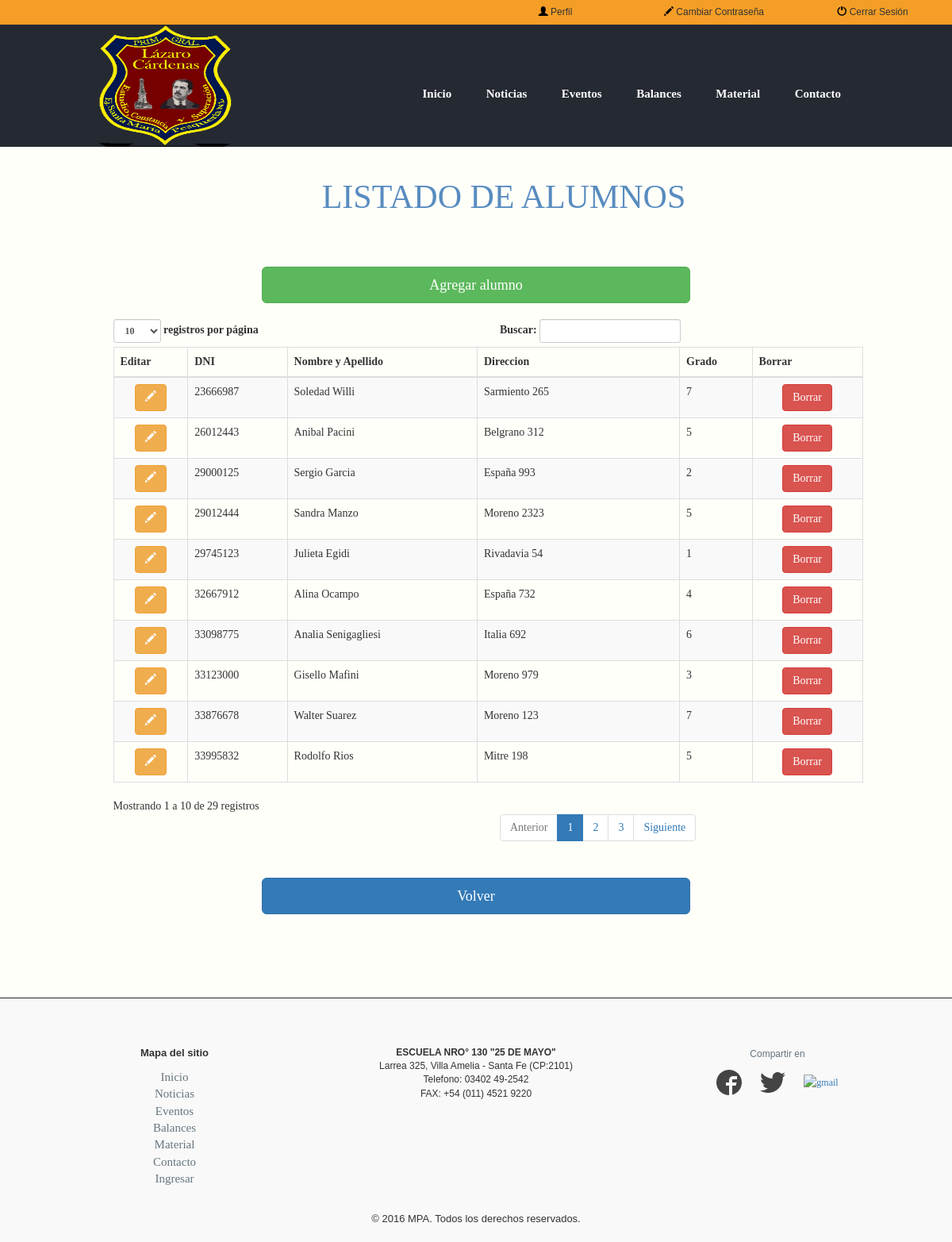
Screenshot of /abmalumnos.php (signed in) with the database file from the repository.
### tables this page shows
CREATE TABLE IF NOT EXISTS `alumno` (
  `DNI_Alumno` int(11) NOT NULL,
  `NombreApellido` varchar(45) DEFAULT NULL,
  `Direccion` varchar(45) DEFAULT NULL,
  `Grado_Nro_grado` int(11) NOT NULL,
  PRIMARY KEY (`DNI_Alumno`),
  KEY `fk_Alumno_Grado1_idx` (`Grado_Nro_grado`)
);

### abmalumnos.php (the view, shortened to what this page needs)
<!DOCTYPE html>
<html lang="es">
<head>
	<link rel="stylesheet" href="css/bootstrap.min.css">
	<link rel="stylesheet" type="text/css" href="estilo.css">
</head>
<header>
  <?php
    include("zheader.php");
   ?>
</header>
<body>
<div class="container">
<div class="container">
  <div class="col-lg-12" style="text-align:center; margin:20px 20px;">
    <h3>Listado de alumnos</h3>
  </div>
</div>
<div class="col-lg-6 col-lg-offset-3" style="margin-top: 20px; margin-bottom: 20px;">
    <button class="btn btn-success btn-lg btn-block" onclick="nueva()">Agregar alumno</botton>
</div>
<div class="container">
      <br /><br />
            <div class="row">
                <div class="col-lg-10 col-lg-offset-1">
                             <table class="table table-striped table-bordered table-hover" id="dataTables-addControls">
                                    <thead>
                                        <tr>
                                          <th>Editar</th>
                                            <th>DNI</th>
                                            <th>Nombre y Apellido</th>
                                            <th>Direccion</th>
                                            <th>Grado</th>
                                            <th>Borrar</th>
                                        </tr>
                                    </thead>
                                    <tbody>
<?php
$sql = "SELECT *
        FROM alumno
       ";
$rs = mysqli_query($db, $sql);
if ( $rs ) {
  while ($r = mysqli_fetch_array($rs) ) {
?>
                                        <tr>
                                            <td class="sorting_1" style="text-align: center;">
                                            <button type="button" class="btn btn-warning"  onClick="editar(<?php echo $r["DNI_Alumno"] ?>)">
                                            <span class="glyphicon glyphicon-pencil" aria-hidden="true" style="color: #fff;">
                                            </button>
                                            </td>
                                            <td><?php  echo $r["DNI_Alumno"]; ?></td>
                                            <td><?php  echo $r["NombreApellido"]; ?></td>
                                            <td><?php  echo $r["Direccion"]; ?></td>
                                            <td><?php  echo $r["Grado_Nro_grado"]; ?></td>
                                            <td class="sorting_1" style="text-align: center;">
                                              <button type="button" class="btn btn-danger" onClick="borrar(<?php echo $r["DNI_Alumno"] ?>)">Borrar</button>
                                            </td>
                                        </tr>
<?php
  }
}
?>
                                    </tbody>
                                </table>
                </div>
            </div>
</div>
<div class="col-lg-6 col-lg-offset-3" style="margin-top: 20px; margin-bottom: 20px;">
      <button class="btn btn-primary btn-lg btn-block" onclick="volver()">Volver</botton>
</div>
<div class="clearfooter"></div>
</div>
<?php
  include("zfooter.php");
?>
</body>
</html>

### zheader.php (shortened to what this page needs)
<?php
      if(isset($_SESSION['usuario'])){ ?>
<div class="row" style="height=50px; background-color: #F59E27; width=100%; text-align: right;">
	<div class="col-lg-12">
		<div class="col-lg-2 col-lg-offset-6" style="padding:0 0;">
			<a href="ingresar.php" class="btn btn-default btn-block" role="button" style="border-color: #fff; padding: 6px 0px; background-color: #F59E27; border-color: #F59E27;">
				<p style="font-size:12px; margin-bottom: 0;"><span class="glyphicon glyphicon-user" style="color: black;"></span> Perfil</p>
			</a>
		</div>
		<div class="col-lg-2" style="padding:0 0;">
			<a href="contrasena.php" class="btn btn-default btn-block" role="button" style="border-color: #fff; padding: 6px 0px; background-color: #F59E27; border-color: #F59E27;">
				<p style="font-size: 12px; margin-bottom: 0;"><span class="glyphicon glyphicon-pencil" style="color: black;"></span> Cambiar Contraseña</p>
			</a>
		</div>
		<div class="col-lg-2" style="padding:0 0;">
			<a href="cerrar_sesion.php" class="btn btn-default btn-block" role="button" style="border-color: #fff; padding: 6px 0px; background-color: #F59E27; border-color: #F59E27;">
				<p style="font-size: 12px; margin-bottom: 0;"><span class="glyphicon glyphicon-off" style="color: black;"></span> Cerrar Sesión</p>
			</a>
		</div>
	</div>
</div>
<div class="wrapper">
	<div class="logo">
		<a href="index.php">
		<img src="img/es.png" height="175" width="175" alt="logo">
		</a>
	</div>
	<nav>
		<a href="index.php"><b>Inicio</b></a>
		<a href="noticias.php"><b>Noticias</b></a>
		<a href="evento.php"><b>Eventos</b></a>
		<a href="balances.php"><b>Balances</b></a>
	    <a href="material.php"><b>Material</b></a>
		<a href="contacto.php"><b>Contacto</b></a>
	</nav>
</div>
<?php } ?>

### zfooter.php (shortened to what this page needs)
<footer id="footermio">
        <div class="footer-content container wow fadeInDown animated text-center animated" style="visibility: visible; animation-name: fadeInDown;">
            <div class="footer-second col-xs-12 col-sm-4 col-md-4">
              <div class="row" style="text-align:center">
                <p><strong>Mapa del sitio</strong></p>
              </div>
              <div class="row">
                <ul style="list-style:none; padding-left: 0px;">
                  <li>
                    <a href="index.php" style=" 'Montserrat', sans-serif; font-size: 15px; color: #66757f;">Inicio</a>
                  </li>
                  <li>
                    <a href="noticias.php" style=" 'Montserrat', sans-serif; font-size: 15px; color: #66757f;">Noticias</a>
                  </li>
                  <li>
                    <a href="evento.php" style=" 'Montserrat', sans-serif; font-size: 15px; color: #66757f;">Eventos</a>
                  </li>
                  <li>
                    <a href="balances.php" style=" 'Montserrat', sans-serif; font-size: 15px; color: #66757f;">Balances</a>
                  </li>
                  <li>
                    <a href="material.php" style=" 'Montserrat', sans-serif; font-size: 15px; color: #66757f;">Material</a>
                  </li>
                  <li>
                    <a href="contacto.php" style="; 'Montserrat', sans-serif; font-size: 15px; color: #66757f;">Contacto</a>
                  </li>
                  <li>
                    <a href="ingresar.php" style=" 'Montserrat', sans-serif; font-size: 15px; color: #66757f;">Ingresar</a>
                  </li>
                </ul>
              </div>
            </div>
            <div class="footer-second col-xs-12 col-sm-4 col-md-4">
              <div class="row" style="text-align:center; font-family: sans-serif; font-size: 12px;">
                  <p><strong>ESCUELA   NRO° 130   "25 DE MAYO"</strong>
                  <br>
                  Larrea 325, Villa Amelia - Santa Fe (CP:2101)
                  <br>
                  Telefono: 03402 49-2542
                  <br>
                  FAX: +54 (011) 4521 9220
                  </p>
              </div>
            </div>
            <div class="footer-third col-xs-12 col-sm-4 col-md-4">
              <div class="social">
                  <div class="row" style="text-align:center;">
                    <p>Compartir en</p>
                  </div>
                  <div class="social-share">
                    <a href="#" style="margin-right: 10px; margin-left:10px;">
                      <img src="img/facebook3.png" alt="facebook">
                    </a>
                    <a href="#" style="margin-right: 10px; margin-left:10px;">
                      <img src="img/twitter.png" alt="twitter">
                    </a>
                    <a href="#" style="margin-right: 10px; margin-left:10px;">
                      <img src="img/google-plus2.png" alt="gmail">
                    </a>
                  </div>
              </div>
            </div>
        </div>
        <div class="row" style="text-align: center; margin-top: 20px;">
                <p> &copy; 2016 MPA. Todos los derechos reservados.</p>
        </div>
</footer>

### estilo.css (style rules this page uses)
header { width: 100%; overflow: hidden; background:#252932; height: 185px; }
button { text-decoration: none; }
a { text-decoration: none; }
.clearfooter { height: 85px; clear: both; }
body { font-family: 'NexaRegular'; background: #fffffa; }
p { font-family: sans-serif; font-size: 100%; }
h3 { text-transform: uppercase; color: #588cbf; margin-bottom: 20px; padding-bottom: 5px; font-size: 3em; font-weight: normal; font-family: 'open_sansbold'; }
span { color:red }
.wrapper { width: 80%; overflow: hidden; margin: auto; }
header .logo { float: left; }
header nav { float: right; line-height: 175px; }
header nav a { display: inline-block; color: #fff; text-decoration: none; padding: 10px 20px; line-height: normal; font-size: 15px; font-weight: bold; }
#footermio { padding-top: 60px; padding-bottom: 10px; background: #f9f9f9; font-size: 13px; border-top: 1px solid #252932; }
.social { position: relative; font-size: 12px; line-height: 20px; color: #66757f; text-align: center; }
html, body { height: 100%; }

### rows the page displays
alumno: DNI_Alumno "23666987", NombreApellido "Soledad Willi", Direccion "Sarmiento 265", Grado_Nro_grado "7"
alumno: DNI_Alumno "26012443", NombreApellido "Anibal Pacini", Direccion "Belgrano 312", Grado_Nro_grado "5"
alumno: DNI_Alumno "29000125", NombreApellido "Sergio Garcia", Direccion "España 993", Grado_Nro_grado "2"
alumno: DNI_Alumno "29012444", NombreApellido "Sandra Manzo", Direccion "Moreno 2323", Grado_Nro_grado "5"
alumno: DNI_Alumno "29745123", NombreApellido "Julieta Egidi", Direccion "Rivadavia 54", Grado_Nro_grado "1"
alumno: DNI_Alumno "32667912", NombreApellido "Alina Ocampo", Direccion "España 732", Grado_Nro_grado "4"
alumno: DNI_Alumno "33098775", NombreApellido "Analia Senigagliesi", Direccion "Italia 692", Grado_Nro_grado "6"
alumno: DNI_Alumno "33123000", NombreApellido "Gisello Mafini", Direccion "Moreno 979", Grado_Nro_grado "3"
alumno: DNI_Alumno "33876678", NombreApellido "Walter Suarez", Direccion "Moreno 123", Grado_Nro_grado "7"
alumno: DNI_Alumno "33995832", NombreApellido "Rodolfo Rios", Direccion "Mitre 198", Grado_Nro_grado "5"
